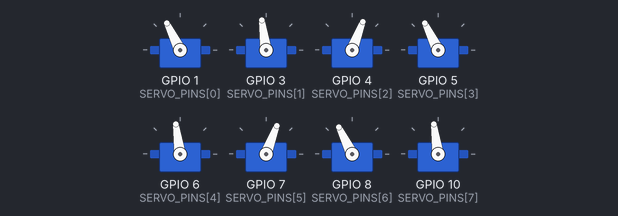
The sketch below on a simulated ESP32-S3. Shown: 8 × servo. Servo pulses on a pin are drawn as a servo (544–2400 µs = 0–180°); what the sketch prints to the serial monitor is not drawn.

Above: at 15.8 s.
At 17.25 s:
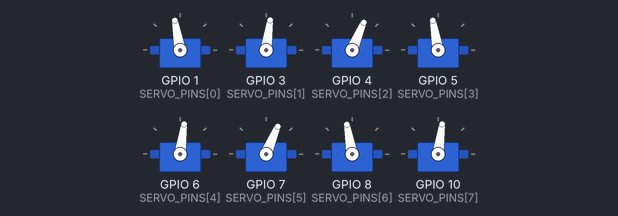
At 18.75 s:
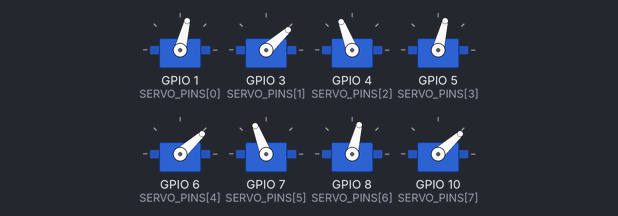
At 21.75 s:
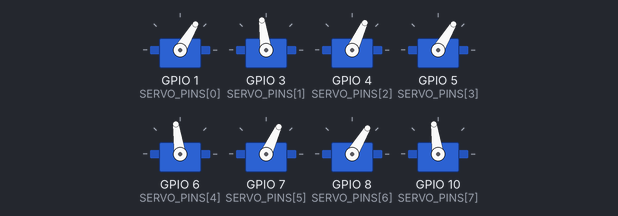
At 24.75 s:
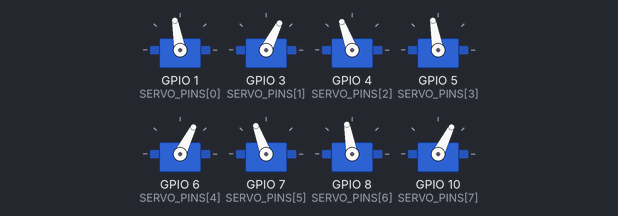
At 27.75 s:
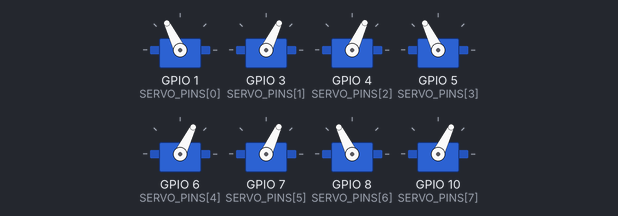
Timing chart, 0 to 31.4 s (numbered marks = the images above):
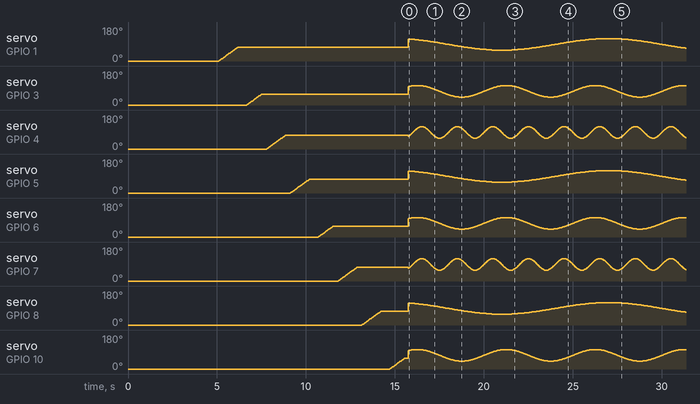

The sketch:

polyp_3x3_groups_v3_2.ino
```cpp
/*
 * PROJECT: Polyp (notwled servo console)
 * DEVICE:  3x3 rig, three speed groups, wide sway, ESP32-S3 SuperMini
 *
 * v3.2, on v3.0's native LEDC driver (ESP32Servo dropped, see that file's
 * header for the four faults that led to it).
 *
 * Changes from v3.1:
 *   - sway widened to 60-120 degrees for every group (was 75-105). At a
 *     250mm horn that is +/-125mm, a quarter-metre of travel.
 *   - servos 2, 5, 8 trimmed by -15 degrees. On the bench they swayed
 *     90-120 while everything else did 75-105, i.e. sitting 15 degrees
 *     high. Nothing in firmware offsets a group, so that is mechanical:
 *     a 25-tooth spline is 14.4 degrees per tooth, so those three horns
 *     are seated one tooth off. Corrected in angleTrim rather than by
 *     re-seating; zero those entries if the read was wrong.
 *   - startup reset + sequential raise kept as-is, it was working.
 *
 * Groups are the columns of the 3x3, which falls out as index % 3:
 *
 *     7  8  9        col0 = 1,4,7   slow  (12s)
 *     4  5  6        col1 = 2,5,8   mid   (5s)
 *     1  2  3        col2 = 3,6     fast  (2s)   servo9 doesn't exist,
 *                                                 the S3 has 8 LEDC channels
 *
 * CONFIRMED ON THE BENCH: the fast column reads visibly smoother than the
 * slow one at identical amplitude and resolution. That is the servo's
 * deadband, the last real limit here. Faster motion means a larger
 * commanded change between updates, so more of them clear the servo's
 * threshold rather than accumulating into a visible catch-up. It is bought
 * with speed, not with code; digital servos with a 1-2us deadband are the
 * only way to buy it outright.
 *
 * WATCH AT THIS WIDER RANGE: the fast group now peaks near 94 deg/s. If it
 * lags or overshoots at the turnarounds it is running out of torque against
 * the inertia of a 250mm arm, in which case slow that group or narrow it.
 *
 * WIRING: GPIO 1,3,4,5,6,7,8,10 -> servo 1..8. GPIO 2,9,11 unused.
 */

#define VERSION "3.2"

// ---------------- CONFIG ----------------

const int SERVO_COUNT = 8;
const int SERVO_PINS[SERVO_COUNT] = {1, 3, 4, 5, 6, 7, 8, 10};

const float SHAFT_TO_TIP_MM = 250.0;

const int   SERVO_HZ = 50;
const int   RES_BITS = 14;    // ESP32-S3 hardware maximum
const int   MIN_US   = 500;
const int   MAX_US   = 2400;

// sway extent, shared by every group so only speed varies
const float OSC_LOW_DEG  = 60.0;
const float OSC_HIGH_DEG = 120.0;

// seconds per full back-and-forth, per group
const int   GROUP_COUNT = 3;
const float GROUP_PERIOD_S[GROUP_COUNT] = {
  12.0,  // group 0, servos 1,4,7 - super slow
  5.0,   // group 1, servos 2,5,8 - mid
  2.0    // group 2, servos 3,6   - fast
};
const char *GROUP_NAME[GROUP_COUNT] = {"slow", "mid", "fast"};

// Per-servo mechanical trim, degrees. servos 2,5,8 (indices 1,4,7) sat 15
// degrees high on the bench, one spline tooth. Set to 0 to disable.
float angleTrim[SERVO_COUNT] = {
   0.0,   // servo1
 -15.0,   // servo2  one tooth high
   0.0,   // servo3
   0.0,   // servo4
 -15.0,   // servo5  one tooth high
   0.0,   // servo6
   0.0,   // servo7
 -15.0    // servo8  one tooth high
};

// startup sequence
const float LOWER_DEG = 0.0;
const unsigned long LOWER_HOLD_MS = 2000;
const float RAISE_TO_DEG  = 75.0;
const float RISE_STEP_DEG = 1.0;
const int   RISE_STEP_MS  = 15;
const int   PAUSE_BETWEEN_SERVOS_MS = 200;

// -----------------------------------------

bool attachedOk[SERVO_COUNT];
const uint32_t TICKS = 1UL << RES_BITS;

int groupOf(int i) { return i % GROUP_COUNT; }

uint32_t usToDuty(float us) {
  return (uint32_t)lroundf(us * (float)TICKS / (1000000.0f / SERVO_HZ));
}

float degToUs(float deg) {
  if (deg < 0) deg = 0;
  if (deg > 180) deg = 180;
  return MIN_US + (deg / 180.0f) * (MAX_US - MIN_US);
}

void writeDeg(int i, float deg) {
  if (!attachedOk[i]) return;
  ledcWrite(SERVO_PINS[i], usToDuty(degToUs(deg + angleTrim[i])));
}

void printStatusLine() {
  // one line, never a burst: the S3's USB CDC drops multi-line bursts
  Serial.print("attached:");
  for (int i = 0; i < SERVO_COUNT; i++) {
    Serial.printf(" s%d/GPIO%d/%s=%s", i + 1, SERVO_PINS[i],
                  GROUP_NAME[groupOf(i)], attachedOk[i] ? "OK" : "FAIL");
  }
  Serial.println();
}

void setup() {
  Serial.begin(115200);
  delay(3000);
  Serial.printf("\nPolyp 3x3 speed groups, firmware v%s\n", VERSION);

  for (int i = 0; i < SERVO_COUNT; i++) {
    attachedOk[i] = ledcAttach(SERVO_PINS[i], SERVO_HZ, RES_BITS);
  }
  for (int i = 0; i < SERVO_COUNT; i++) {
    writeDeg(i, LOWER_DEG);
  }
  printStatusLine();

  Serial.printf("sway %.0f-%.0f deg = +/-%.0fmm at a %.0fmm tip\n",
                OSC_LOW_DEG, OSC_HIGH_DEG,
                SHAFT_TO_TIP_MM * sinf(radians((OSC_HIGH_DEG - OSC_LOW_DEG) / 2.0)),
                SHAFT_TO_TIP_MM);
  for (int g = 0; g < GROUP_COUNT; g++) {
    Serial.printf("group %d (%s): %.1fs per cycle\n", g, GROUP_NAME[g],
                  GROUP_PERIOD_S[g]);
  }
  Serial.printf("trim: servos 2,5,8 at %.1f deg (one spline tooth)\n", angleTrim[1]);

  Serial.printf("LOWER: all to %.0f deg, holding %lums\n", LOWER_DEG, LOWER_HOLD_MS);
  delay(LOWER_HOLD_MS);

  Serial.println("RAISE: one at a time, in order.");
  for (int i = 0; i < SERVO_COUNT; i++) {
    Serial.printf("  >> servo%d GPIO%d (%s)\n", i + 1, SERVO_PINS[i],
                  GROUP_NAME[groupOf(i)]);
    Serial.flush();
    for (float d = LOWER_DEG; d <= RAISE_TO_DEG; d += RISE_STEP_DEG) {
      writeDeg(i, d);
      delay(RISE_STEP_MS);
    }
    writeDeg(i, RAISE_TO_DEG);
    delay(PAUSE_BETWEEN_SERVOS_MS);
  }

  Serial.println("SWAY: three speed groups, free-running.");
}

void loop() {
  const float mid = (OSC_LOW_DEG + OSC_HIGH_DEG) / 2.0;
  const float amp = (OSC_HIGH_DEG - OSC_LOW_DEG) / 2.0;

  float t = millis() / 1000.0;

  float groupAngle[GROUP_COUNT];
  for (int g = 0; g < GROUP_COUNT; g++) {
    groupAngle[g] = mid + amp * sinf((2.0f * PI / GROUP_PERIOD_S[g]) * t);
  }

  for (int i = 0; i < SERVO_COUNT; i++) {
    writeDeg(i, groupAngle[groupOf(i)]);
  }

  static unsigned long lastReport = 0;
  if (millis() - lastReport > 8000) {
    lastReport = millis();
    printStatusLine();
  }

  delay(1000 / SERVO_HZ);
}
```
